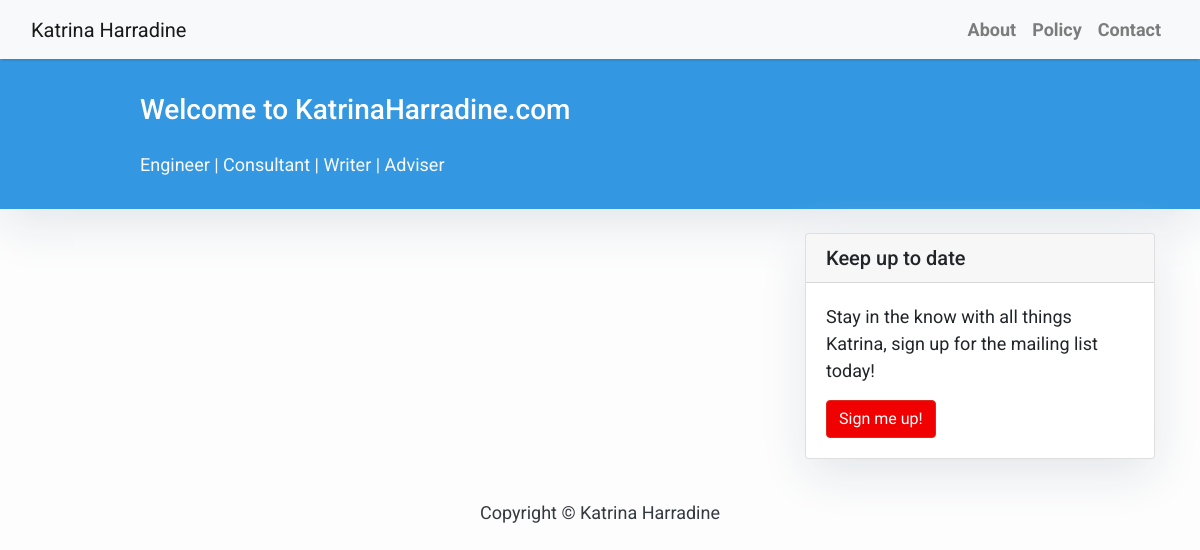
Before: / with the older database file.
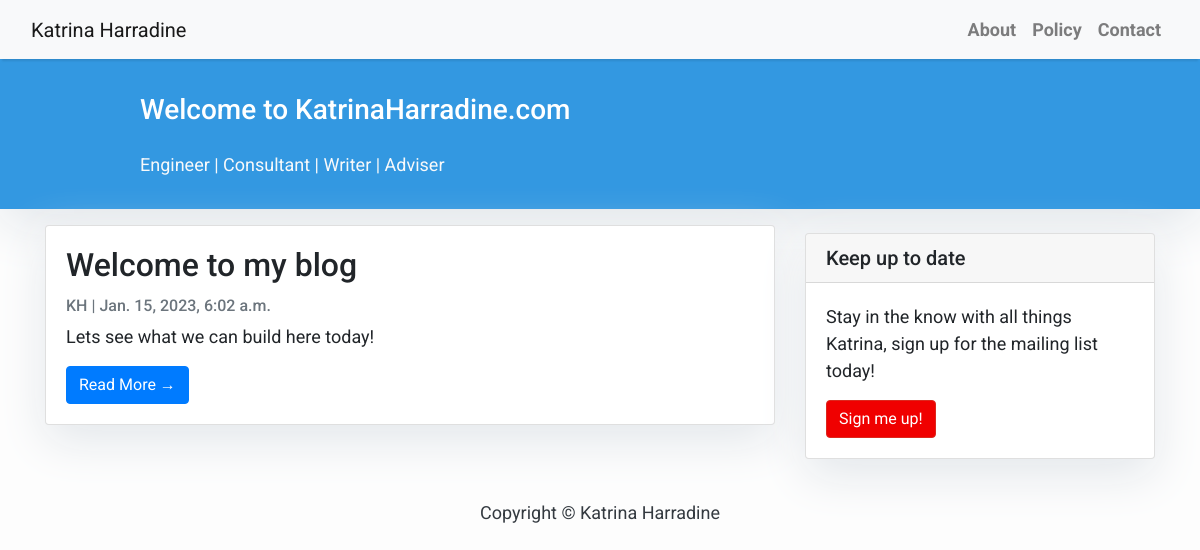
After: the same page with the newer database file.
### blog/models.py (models this page shows, shortened)
class Post(models.Model):
    title       = models.CharField(max_length=200,  unique=True)
    slug        = models.SlugField(max_length=200, unique=True)
    author      = models.ForeignKey(User, on_delete= models.CASCADE, related_name='blog_posts')
    updated_on  = models.DateTimeField(auto_now=True)
    content     = models.TextField()
    created_on  = models.DateTimeField(auto_now_add=True)
    status      = models.IntegerField(choices=STATUS, default=0)
    class Meta:
        ordering = ['-created_on']

### blog/views.py (the view)
# urls.py: path('', views.PostList.as_view(), name='home'),
class PostList(generic.ListView):
    queryset        = Post.objects.filter(status=1).order_by('-created_on')
    template_name   = 'index.html'
    paginate_by = 3

### templates/index.html (shortened to what this page needs)
{% extends "base.html" %}
{% block content %}
<header class="masthead">
    <div class="container">
        <div class="row">
            <div class=" col-md-8 col-md-10 mx-auto">
                <div class="site-heading">
                    <h3 class=" site-heading my-4 mt-3 text-white"> Welcome to KatrinaHarradine.com </h3>
                    <p class="text-light"> Engineer | Consultant | Writer | Adviser
                    </p>
                </div>
            </div>
        </div>
    </div>
</header>
<div class="container">
    <div class="row">
        <div class="col-md-8 mt-3 left">
            {% for post in post_list %}
            <div class="card mb-4">
                <div class="card-body">
                    <h2 class="card-title">{{ post.title }}</h2>
                    <p class="card-text text-muted h6">{{ post.author }} | {{ post.created_on}} </p>
                    <p class="card-text">{{post.content|slice:":200" }}</p>
                    <a href="{% url 'post_detail' post.slug  %}" class="btn btn-primary">Read More &rarr;</a>
                </div>
            </div>
            {% endfor %}
        </div>
        {% block sidebar %} {% include 'sidebar.html' %} {% endblock sidebar %}
    </div>
</div>
{%endblock%}

### templates/base.html (shortened to what this page needs)
<!DOCTYPE html>
<html lang="en">
<head>
    <link rel="stylesheet" href="https://maxcdn.bootstrapcdn.com/bootstrap/4.0.0/css/bootstrap.min.css"
 />
</head>
<body>
    <nav class="navbar navbar-expand-lg navbar-light bg-light shadow" id="mainNav">
        <div class="container-fluid">
            <a class="navbar-brand" href="{% url 'home' %}">Katrina Harradine</a>
            <div class="collapse navbar-collapse" id="navbarResponsive">
                <ul class="navbar-nav ml-auto">
                    <li class="nav-item text-black">
                        <a class="nav-link text-black font-weight-bold" href="#">About</a>
                    </li>
                    <li class="nav-item text-black">
                        <a class="nav-link text-black font-weight-bold" href="#">Policy</a>
                    </li>
                    <li class="nav-item text-black">
                        <a class="nav-link text-black font-weight-bold" href="#">Contact</a>
                    </li>
                </ul>
            </div>
        </div>
    </nav>
    {% block content %}{% endblock content %}
    <footer class="py-3 bg-grey">
        <p class="m-0 text-dark text-center ">Copyright &copy; Katrina Harradine</p>
    </footer>
</body>
</html>

### templates/sidebar.html (shortened to what this page needs)
{% block sidebar %}
<div class="col-md-4 float-right ">
<div class="card my-4">
        <h5 class="card-header">Keep up to date</h5>
    <div class="card-body">
        <p class="card-text"> Stay in the know with all things Katrina, sign up for the mailing list today!</p>
        <a href="https://medium.com/@codered30" class="btn btn-danger">Sign me up!</a>
    </div>
</div>
</div>
{% endblock sidebar %}

### templates/base.html (style rules this page uses)
body { font-family: "Roboto", sans-serif; font-size: 17px; background-color: #fdfdfd; }
.shadow { box-shadow: 0 4px 2px -2px rgba(0, 0, 0, 0.1); }
.btn-danger { color: #fff; background-color: #f00000; border-color: #dc281e; }
.masthead { background: #3398E1; height: auto; padding-bottom: 15px; box-shadow: 0 16px 48px #E3E7EB; padding-top: 10px; }

### templates/index.html (style rules this page uses)
body { font-family: "Roboto", sans-serif; font-size: 18px; background-color: #fdfdfd; }
.card { box-shadow: 0 16px 48px #E3E7EB; }

### templates/sidebar.html (style rules this page uses)
.card { box-shadow: 0 16px 48px #E3E7EB; }

Changed rows visible on the page:
added Post: title "Welcome to my blog", author "KH", created_on "Jan. 15, 2023, 6:02 a.m.", content "Lets see what we can build here today!"
